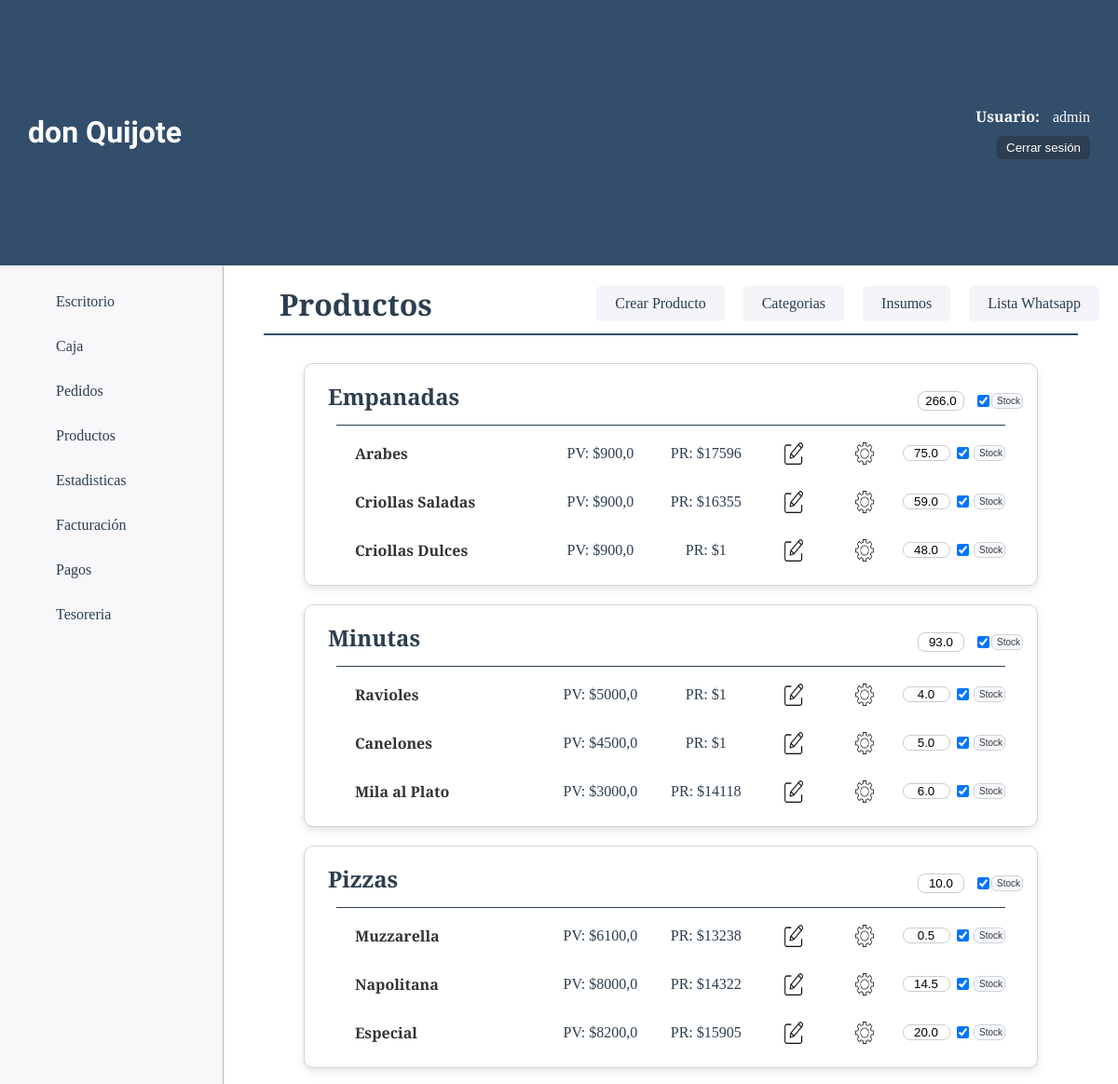
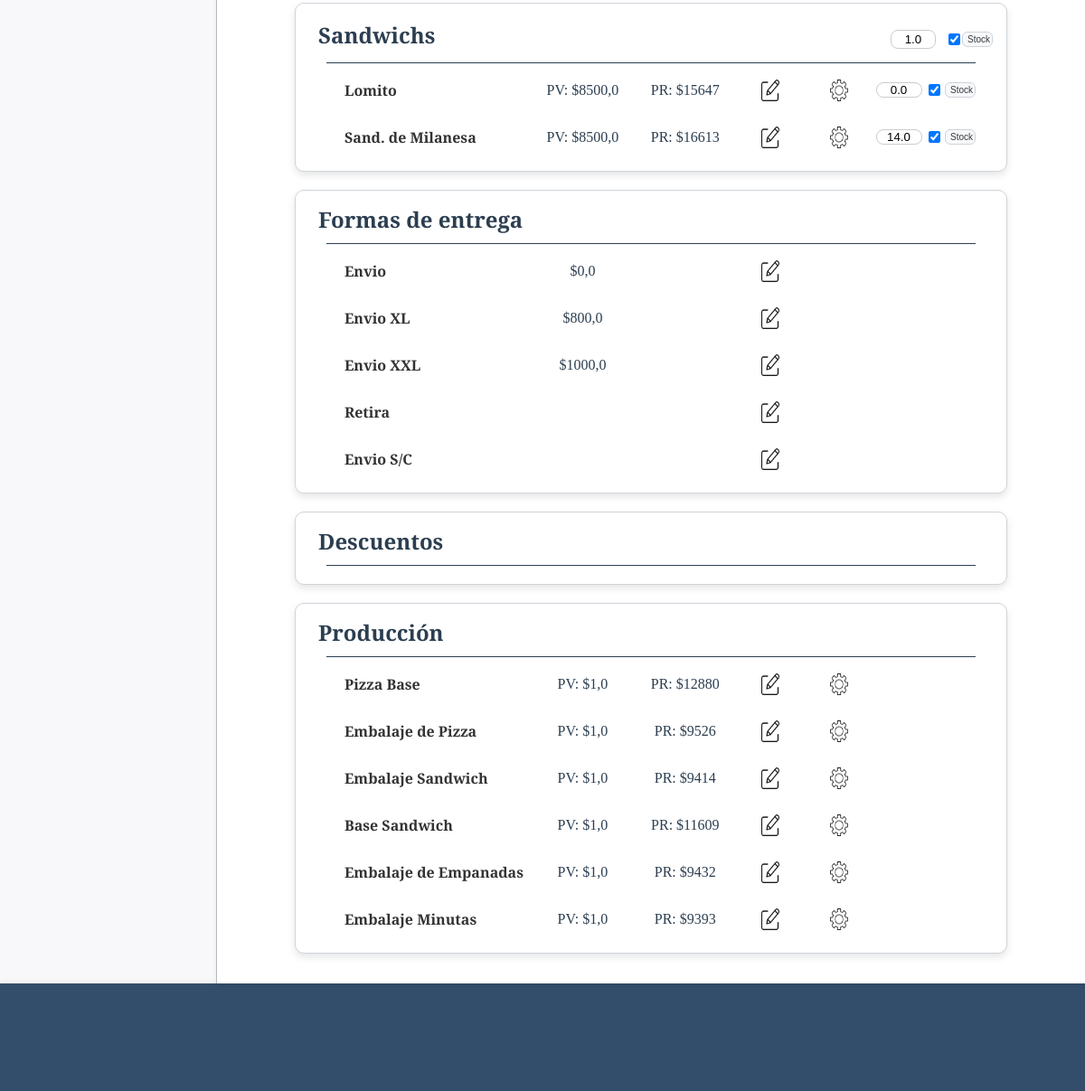
Before: /productos/ (signed in) with the older database file (2 pictures, top to bottom).
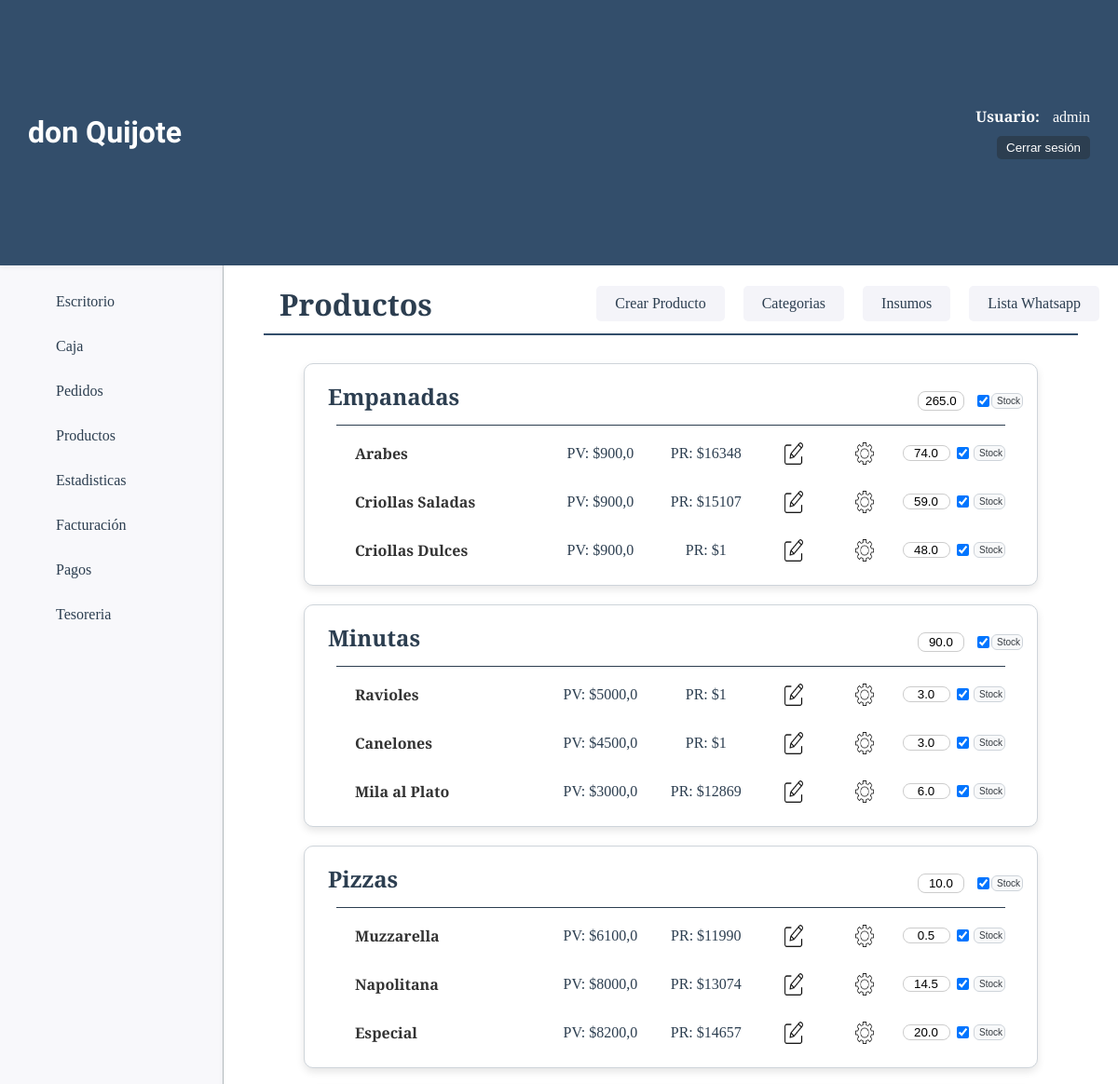
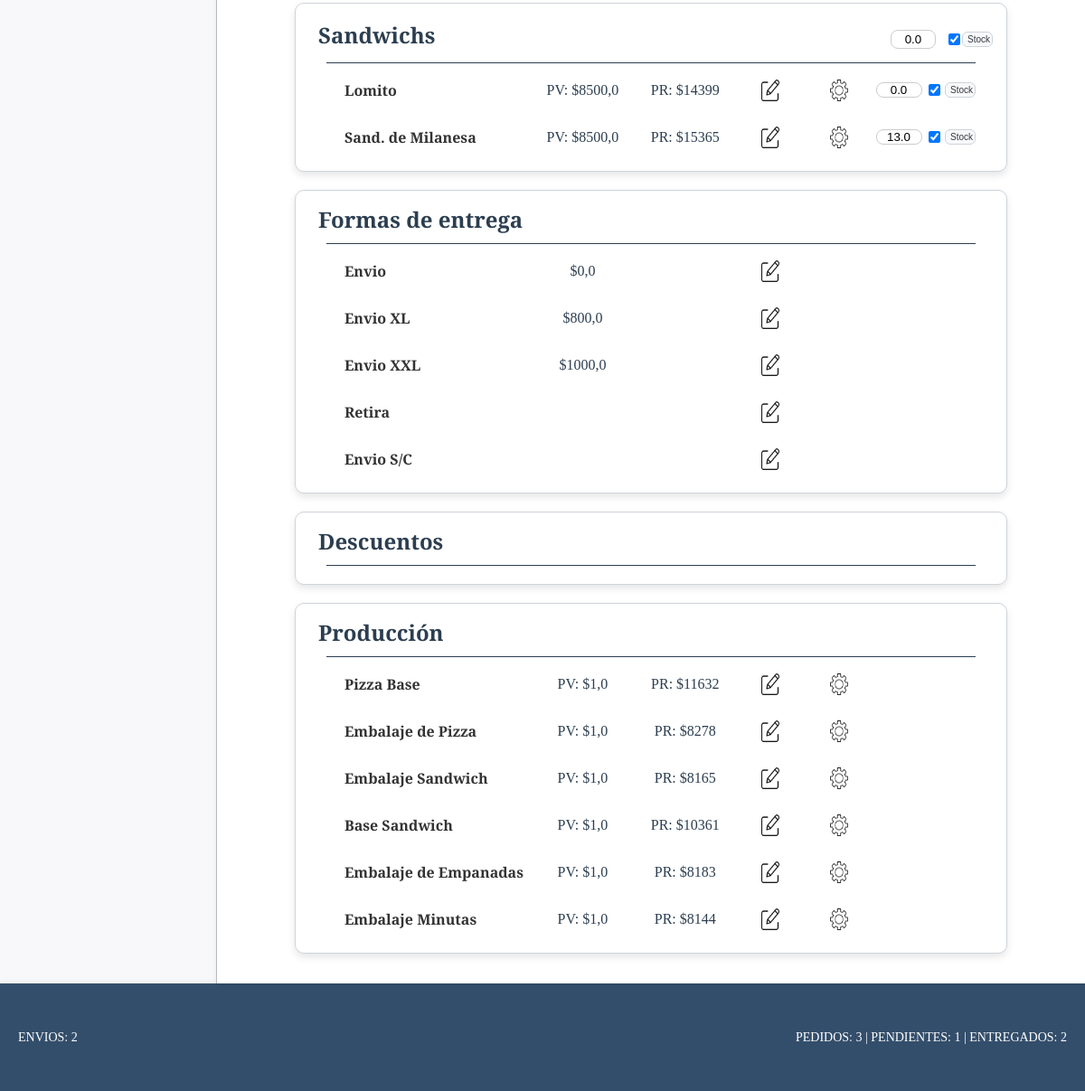
After: the same page with the newer database file (2 pictures, top to bottom).
### productos/models.py (models this page shows, shortened)
class ProductoCategoria(models.Model):
    nombre=models.CharField(max_length=50)
    estado=models.BooleanField(default=True)
    cantidad=models.FloatField(default=99, verbose_name="Cantidad")
    stock=models.BooleanField(default=True, verbose_name="Stock")

class Producto(models.Model):
    nombre=models.CharField(max_length=50, verbose_name="Nombre")
    categoria=models.ForeignKey(ProductoCategoria, on_delete=models.CASCADE, verbose_name="Categoría")
    descripcion=models.CharField(max_length=200, blank=True, null=True, verbose_name="Descripción")
    precio_unit=models.FloatField(verbose_name="P. Unitario")
    precio_media=models.FloatField(blank=True, null=True, verbose_name="P. Media")
    precio_doc=models.FloatField(blank=True, null=True, verbose_name="P. Docena")
    precio_rec = models.FloatField(default=1, verbose_name="Precio Recomendado")
    cantidad= models.FloatField(default=99, verbose_name="Cantidad")
    stock=models.BooleanField(default=True, verbose_name="Stock")
    def __str__(self):
        return self.nombre

### pedido/models.py (models this page shows, shortened)
class FormaEntrega(models.Model):
    forma_entrega = models.CharField(max_length=50)
    precio = models.FloatField(null=True, blank=True)
    envio = models.BooleanField()
    class Meta:
        db_table = "formaentrega"
        verbose_name = "Forma de entrega"

### productos/views.py (the view)
# urls.py: path('', views.home, name="home"),
@login_required
def home(request):
    productos = Producto.objects.select_related('categoria').order_by('categoria__nombre').all()
    categorias = ProductoCategoria.objects.all()
    forma_entrega = FormaEntrega.objects.all()
    descuentos = Descuentos.objects.all()
    precio_recomendado()
    forms_por_producto = {producto.id: CantProductoForm(instance=producto) for producto in productos}
    forms_por_categoria = {categoria.id: CantCategoriaForm(instance=categoria) for categoria in categorias}
    context = {
        'object_list': productos,
        'categorias': categorias,
        'forma_entrega': forma_entrega,
        'descuentos': descuentos,
        'forms_por_producto': forms_por_producto,
        'forms_por_categoria': forms_por_categoria,
    }
    return render(request, 'productos/index.html', context)

### productos/templates/productos/index.html (shortened to what this page needs)
{% extends 'core/base.html' %}
{% load static %}
{% load custom_tags %}
{% block css %}
<link rel="stylesheet" href="{% static 'productos/css/styles.css' %}">
{% endblock css %}
{% block titulo %}
{% include 'core/components/encabezado.html' with titulo_texto="Productos" %}
{% endblock titulo %}
{% block main %}
<section class="categorias-container">
    {% regroup object_list by categoria.nombre as categorias_productos %}
    {% for categoria in categorias_productos %}
        {% with categoria.grouper as nombre_categoria %}
            {% for cat in categorias %}
                {% if cat.nombre == nombre_categoria and cat.estado and cat.nombre != "Producción" %}
                    <div class="card">
                        <div class="titulo-producto">
                            <div class="cont-titulo">
                                <h1 class="categoria-titulo">{{ nombre_categoria }} </h1>
                            </div>
                            <form class="cat-cant-stk" method="post" action="{% url 'productos:actualizar_cantidad_cat' cat.id %}">
                                {% with form=forms_por_categoria|get_item:cat.id %}
                                <div class="cat-cant-opc">
                                    {{ form.cantidad }}
                                </div>
                                <div class="cat-stock">
                                    {{ form.stock }}
                                </div>
                                {% endwith %}
                                <button class="btn-act" type="submit">Stock</button>
                            </form>
                        </div>
                        <hr class="categoria-hr">
                        {% for producto in categoria.list %}
                            <div class="productos">
                                <p class="producto-nombre">{{ producto.nombre }}</p>
                                <p class="producto-precio">PV: ${{ producto.precio_unit }}</p>
                                <p class="producto-precio-rec">PR: ${{ producto.precio_rec|floatformat:0 }}</p>
                                <div class="producto-opc">
                                    <a href="{% url 'productos:productos_update' producto.id %}">
                                        <img class="icono-opc" src="{% static 'productos/img/editar.webp' %}" alt="Editar Producto">
                                    </a>
                                </div>
                                <div class="producto-config">
                                    <a href="{% url 'productos:agregar_insumos_producto' producto.id %}">
                                        <img class="icono-opc" src="{% static 'productos/img/config.png' %}" alt="Editar Producto">
                                    </a>
                                </div>
                                <form class="form-cantidad" method="post" action="{% url 'productos:actualizar_cantidad_prod' producto.id %}">
                                    {% with form=forms_por_producto|get_item:producto.id %}
                                    <div class="producto-cant-opc">
                                        {{ form.cantidad }}
                                    </div>
                                    <div class="producto-stock">
                                        {{ form.stock }}
                                    </div>
                                    {% endwith %}
                                    <button class="btn-act" type="submit">Stock</button>
                                </form>
                            </div>
                        {% endfor %}
                    </div>
                {% endif %}
            {% endfor %}
        {% endwith %}
    {% endfor %}
    <div class="card">
        <h1 class="categoria-titulo">Formas de entrega</h1>
        <hr class="categoria-hr">
        {% for entrega in forma_entrega %}
            <div class="productos">
                <p class="producto-nombre">{{ entrega.forma_entrega }}</p>
                {% if entrega.precio != None %}
                    <p class="producto-precio">${{ entrega.precio }}</p>
                {% endif %}
                <div class="producto-opc">
                    <a href="{% url 'pedido:formaentrega_update' entrega.id %}">
                        <img class="icono-opc" src="{% static 'productos/img/editar.webp' %}" alt="Editar Producto">
                    </a>
                </div>
            </div>
        {% endfor %}
    </div>
    <div class="card">
        <h1 class="categoria-titulo">Descuentos</h1>
        <hr class="categoria-hr">
    </div>
    {% for categoria in categorias_productos %}
        {% with categoria.grouper as nombre_categoria %}
            {% for cat in categorias %}
                {% if cat.nombre == nombre_categoria and cat.estado and cat.nombre == "Producción" %}
                    <div class="card">
                        <h1 class="categoria-titulo">{{ nombre_categoria }}</h1>
                        <hr class="categoria-hr">
                        {% for producto in categoria.list %}
                            <div class="productos">
                                <p class="producto-nombre">{{ producto.nombre }}</p>
                                <p class="producto-precio">PV: ${{ producto.precio_unit }}</p>
                                <p class="producto-precio-rec">PR: ${{ producto.precio_rec|floatformat:0 }}</p>
                                <div class="producto-opc">
                                    <a href="{% url 'productos:productos_update' producto.id %}">
                                        <img class="icono-opc" src="{% static 'productos/img/editar.webp' %}" alt="Editar Producto">
                                    </a>
                                </div>
                                <div class="producto-config">
                                    <a href="{% url 'productos:agregar_insumos_producto' producto.id %}">
                                        <img class="icono-opc" src="{% static 'productos/img/config.png' %}" alt="Editar Producto">
                                    </a>
                                </div>
                            </div>
                        {% endfor %}
                    </div>
                {% endif %}
            {% endfor %}
        {% endwith %}
    {% endfor %}
</section>
{% endblock main %}

### core/templates/core/base.html (shortened to what this page needs)
{% load static %}
<!DOCTYPE html>
<html lang="en">
<head>
    <link rel="stylesheet" href="{% static 'core/css/styles.css' %}">
    {% block css %}{% endblock css %}
</head>
<body>
    {% include 'core/components/header.html' %}
    {% include 'core/components/menu.html' %}
    <main class="main-container">
        {% block titulo %}{% endblock titulo %}
        {% block main %}{% endblock main %}
    </main>
    {% include 'core/components/footer.html' %}
</body>
</html>

### core/templates/core/components/header.html (shortened to what this page needs)
<header class="header-container">
    <h1 class="title">don Quijote</h1>
    {% if user.is_authenticated %}
    <div class="usuario-logout">
        <div class="list-link">
            <span class="usuario-label">Usuario:</span>
            <span class="usuario-nombre">{{ user.username }}</span>
        </div>
        <form action="{% url 'core:logout' %}" method="post">
            <button type="submit" class="btn-logout">Cerrar sesión</button>
        </form>
    </div>
    {% else %}
    <div class="list-link">
        <a class="header-link-app" href="{% url 'core:login' %}">Login</a>
    </div>
    {% endif %}
</header>

### core/templates/core/components/menu.html
<nav class="menu-container">
    <ul class="list-app">
        {% if user.is_authenticated %}
            <li class="list-link"><a class="link-app" href="{% url 'core:home' %}">Escritorio</a></li>
            <li class="list-link"><a class="link-app" href="{% url 'facturas:home' %}">Caja</a></li>
            <li class="list-link"><a class="link-app" href="{% url 'pedido:listar_pendientes' %}">Pedidos</a></li>
            <li class="list-link"><a class="link-app" href="{% url 'productos:home' %}">Productos</a></li>
            <li class="list-link"><a class="link-app" href="{% url 'estadisticas:home' %}">Estadisticas</a></li>
            <li class="list-link"><a class="link-app" href="{% url 'facturas:facturas' %}">Facturación</a></li>
            <li class="list-link"><a class="link-app" href="{% url 'gastos:home' %}">Pagos</a></li>
            <li class="list-link"><a class="link-app" href="{% url 'contable:home' %}">Tesoreria</a></li>
        {% endif %}
    </ul>
</nav>

### core/templates/core/components/encabezado.html (shortened to what this page needs)
{% load static %}
<div class="main-titulo-container">
    <div class="titulo-opciones-container">
        <h1 class="main-titulo">{{ titulo_texto }}</h1>
        <div class="btn-container">
        {% if titulo_texto == "Productos" %}
            <a class="btn-opc" href="{% url 'productos:productos_create' %}">Crear Producto</a>
            <a class="btn-opc" href="{% url 'productos:categorias' %}">Categorias</a>
            <a class="btn-opc" href="{% url 'productos:listar_insumos' %}">Insumos</a>
            <a class="btn-opc" href="{% url 'productos:lista_wa' %}">Lista Whatsapp</a>
        {% elif titulo_texto == "Categorias" %}
            <a class="btn-opc" href="{% url 'productos:home' %}">Productos</a>
            <a class="btn-opc" href="{% url 'productos:categorias_create' %}">Crear Categoria</a>
            <a class="btn-opc" href="{% url 'productos:listar_insumos' %}">Insumos</a>
            <a class="btn-opc" href="{% url 'productos:lista_wa' %}">Lista Whatsapp</a>
        {% elif titulo_texto == "Eliminar Producto" or titulo_texto == "Detalle Producto" or titulo_texto == "Modificar Producto" or titulo_texto == "Crear Producto" or titulo_texto == "Eliminar Categoria" or titulo_texto == "Modificar Categoria" or titulo_texto == "Crear Categoria" %}
            <a class="btn-opc" href="{% url 'productos:home' %}">Productos</a>
            <a class="btn-opc" href="{% url 'productos:categorias' %}">Categorias</a>
            <a class="btn-opc" href="{% url 'productos:listar_insumos' %}">Insumos</a>
            <a class="btn-opc" href="{% url 'productos:lista_wa' %}">Lista Whatsapp</a>
        {% elif titulo_texto == "Lista Whatsapp" %}
            <a class="btn-opc" href="{% url 'productos:home' %}">Productos</a>
            <a class="btn-opc" href="{% url 'productos:categorias' %}">Categorias</a>
            <a class="btn-opc" href="{% url 'productos:listar_insumos' %}">Insumos</a>
        {% elif titulo_texto == "Modificar Forma de Entrega" %}
            <a class="btn-opc" href="{% url 'productos:home' %}">Productos</a>
            <a class="btn-opc" href="{% url 'productos:categorias' %}">Categorias</a>
            <a class="btn-opc" href="{% url 'productos:listar_insumos' %}">Insumos</a>
            <a class="btn-opc" href="{% url 'productos:lista_wa' %}">Lista Whatsapp</a>
        {% elif titulo_texto == "Crear Insumo" or titulo_texto == "Modificar Insumo"%}
            <a class="btn-opc" href="{% url 'productos:home' %}">Productos</a>
            <a class="btn-opc" href="{% url 'productos:categorias' %}">Categorias</a>
            <a class="btn-opc" href="{% url 'productos:listar_insumos' %}">Insumos</a>
            <a class="btn-opc" href="{% url 'productos:lista_wa' %}">Lista Whatsapp</a>
        {% elif titulo_texto == "Nuevo Pedido" %}
            <a class="btn-opc" href="{% url 'pedido:listar_pendientes' %}">Pendientes</a>
            <a class="btn-opc" href="{% url 'pedido:listar_entregados' %}">Entregados</a>
            <a class="btn-opc" href="{% url 'pedido:listar_reservados' %}">Reservados</a>
            <a class="btn-opc" href="{% url 'pedido:home' %}">Todos</a>
        {% elif titulo_texto == "Facturación" %}
            <form method="get" class="filtro-form">
                {{ form.as_p }}
                <button type="submit" class="btn-opc"><img class="icono-opc" src="{% static 'facturas/img/buscar_dato.webp' %}" alt="Detalle Producto"></button>
            </form>
        {% elif titulo_texto == "Pagos" %}
            <a class="btn-opc" href="{% url 'gastos:cargar_pagos' %}">Cargar Pagos</a>
            <form method="get" class="filtro-form">
                {{ form.as_p }}
                <button type="submit" class="btn-opc"><img class="icono-opc" src="{% static 'facturas/img/buscar_dato.webp' %}" alt="Detalle Producto"></button>
            </form>
        {% elif titulo_texto == "Carga de Pagos" %}
            <a class="btn-opc" href="{% url 'gastos:home' %}">Pagos</a>
        {% elif titulo_texto == "Tesoreria" %}
            <form method="get" class="filtro-form">
                {{ form.as_p }}
                <button type="submit" class="btn-opc"><img class="icono-opc" src="{% static 'facturas/img/buscar_dato.webp' %}" alt="Detalle Producto"></button>
            </form>
        {% endif %}
        </div>
    </div>
    <hr  class="main-hr"/>
</div>

### core/templates/core/components/footer.html (shortened to what this page needs)
{% if cant_envios > 0 %}
<footer class="footer-envios">
    <p class="footer-info">ENVIOS: {{cant_envios}}</p>
    <p class="footer-info">
        {% if cant_pedidos %}PEDIDOS: {{cant_pedidos}}{% endif %}
        {% if cant_pendientes %} | PENDIENTES: {{cant_pendientes}}{% endif %}
        {% if cant_entregados %} | ENTREGADOS: {{cant_entregados}}{% endif %}
    </p>
</footer>
{% else %}
<footer class="footer-pedidos">
</footer>
{% endif %}

Changed rows visible on the page:
changed ProductoCategoria "Empanadas": cantidad "266.0" → "265.0"
changed Producto "Arabes": precio_rec "17596" → "16348"; cantidad "75.0" → "74.0"
computed for Producto "Criollas Saladas": precio_rec "16355" → "15107"
changed ProductoCategoria "Minutas": cantidad "93.0" → "90.0"
changed Producto "Ravioles": cantidad "4.0" → "3.0"
changed Producto "Canelones": cantidad "5.0" → "3.0"
computed for Producto "Mila al Plato": precio_rec "14118" → "12869"
computed for Producto "Muzzarella": precio_rec "13238" → "11990"
computed for Producto "Napolitana": precio_rec "14322" → "13074"
computed for Producto "Especial": precio_rec "15905" → "14657"
changed ProductoCategoria "Sandwichs": cantidad "1.0" → "0.0"
computed for Producto "Lomito": precio_rec "15647" → "14399"
changed Producto "Sand. de Milanesa": precio_rec "16613" → "15365"; cantidad "14.0" → "13.0"
computed for Producto "Pizza Base": precio_rec "12880" → "11632"
computed for Producto "Embalaje de Pizza": precio_rec "9526" → "8278"
computed for Producto "Embalaje Sandwich": precio_rec "9414" → "8165"
computed for Producto "Base Sandwich": precio_rec "11609" → "10361"
computed for Producto "Embalaje de Empanadas": precio_rec "9432" → "8183"
computed for Producto "Embalaje Minutas": precio_rec "9393" → "8144"
Other visible differences:
{{ cant_envios }}: (not shown) → "2"
{{ cant_pedidos }}: (not shown) → "3"
{{ cant_pendientes }}: (not shown) → "1"
{{ cant_entregados }}: (not shown) → "2"
text now shown: "ENVIOS: PEDIDOS: | PENDIENTES: | ENTREGADOS:"
